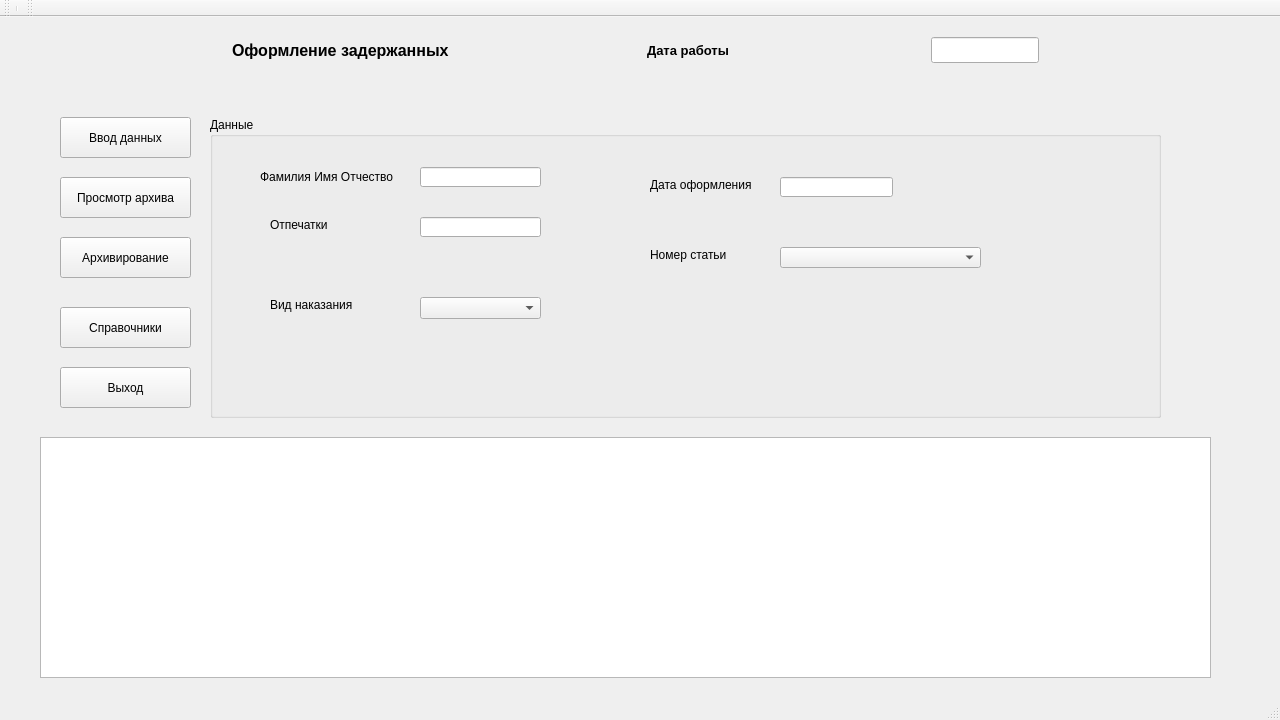
<?xml version="1.0" encoding="UTF-8"?>
<ui version="4.0">
 <class>MainWindow</class>
 <widget class="QMainWindow" name="MainWindow">
  <property name="geometry">
   <rect>
    <x>0</x>
    <y>0</y>
    <width>1280</width>
    <height>720</height>
   </rect>
  </property>
  <property name="sizePolicy">
   <sizepolicy hsizetype="Preferred" vsizetype="Ignored">
    <horstretch>0</horstretch>
    <verstretch>0</verstretch>
   </sizepolicy>
  </property>
  <property name="maximumSize">
   <size>
    <width>1280</width>
    <height>720</height>
   </size>
  </property>
  <property name="windowTitle">
   <string>Ввод данных</string>
  </property>
  <widget class="QWidget" name="centralwidget">
   <widget class="QTableView" name="listtableView">
    <property name="geometry">
     <rect>
      <x>40</x>
      <y>420</y>
      <width>1171</width>
      <height>241</height>
     </rect>
    </property>
   </widget>
   <widget class="QPushButton" name="pushBVvod">
    <property name="geometry">
     <rect>
      <x>60</x>
      <y>100</y>
      <width>131</width>
      <height>41</height>
     </rect>
    </property>
    <property name="font">
     <font>
      <pointsize>9</pointsize>
     </font>
    </property>
    <property name="text">
     <string>Ввод данных</string>
    </property>
   </widget>
   <widget class="QPushButton" name="pushButton_2">
    <property name="geometry">
     <rect>
      <x>60</x>
      <y>160</y>
      <width>131</width>
      <height>41</height>
     </rect>
    </property>
    <property name="font">
     <font>
      <pointsize>9</pointsize>
     </font>
    </property>
    <property name="text">
     <string>Просмотр архива</string>
    </property>
   </widget>
   <widget class="QPushButton" name="pushButton_3">
    <property name="geometry">
     <rect>
      <x>60</x>
      <y>220</y>
      <width>131</width>
      <height>41</height>
     </rect>
    </property>
    <property name="font">
     <font>
      <pointsize>9</pointsize>
     </font>
    </property>
    <property name="text">
     <string>Архивирование</string>
    </property>
   </widget>
   <widget class="QGroupBox" name="groupBox">
    <property name="geometry">
     <rect>
      <x>210</x>
      <y>100</y>
      <width>951</width>
      <height>301</height>
     </rect>
    </property>
    <property name="title">
     <string>Данные</string>
    </property>
    <widget class="QLabel" name="listLabel_fio">
     <property name="geometry">
      <rect>
       <x>50</x>
       <y>50</y>
       <width>141</width>
       <height>20</height>
      </rect>
     </property>
     <property name="text">
      <string>Фамилия Имя Отчество</string>
     </property>
    </widget>
    <widget class="QLabel" name="listLabel_stamp">
     <property name="geometry">
      <rect>
       <x>60</x>
       <y>100</y>
       <width>101</width>
       <height>16</height>
      </rect>
     </property>
     <property name="text">
      <string>Отпечатки</string>
     </property>
    </widget>
    <widget class="QLabel" name="listlabel_data">
     <property name="geometry">
      <rect>
       <x>440</x>
       <y>60</y>
       <width>111</width>
       <height>16</height>
      </rect>
     </property>
     <property name="text">
      <string>Дата оформления</string>
     </property>
    </widget>
    <widget class="QLineEdit" name="listLineEdit_fio">
     <property name="geometry">
      <rect>
       <x>210</x>
       <y>50</y>
       <width>121</width>
       <height>20</height>
      </rect>
     </property>
     <property name="readOnly">
      <bool>true</bool>
     </property>
    </widget>
    <widget class="QLineEdit" name="listLineEdit_stamp">
     <property name="geometry">
      <rect>
       <x>210</x>
       <y>100</y>
       <width>121</width>
       <height>20</height>
      </rect>
     </property>
     <property name="readOnly">
      <bool>true</bool>
     </property>
    </widget>
    <widget class="QLineEdit" name="listLineEdit_data">
     <property name="geometry">
      <rect>
       <x>570</x>
       <y>60</y>
       <width>113</width>
       <height>20</height>
      </rect>
     </property>
    </widget>
    <widget class="QComboBox" name="articleComboBox">
     <property name="geometry">
      <rect>
       <x>570</x>
       <y>130</y>
       <width>201</width>
       <height>21</height>
      </rect>
     </property>
    </widget>
    <widget class="QLabel" name="label_2">
     <property name="geometry">
      <rect>
       <x>440</x>
       <y>130</y>
       <width>91</width>
       <height>16</height>
      </rect>
     </property>
     <property name="text">
      <string>Номер статьи </string>
     </property>
    </widget>
    <widget class="QLabel" name="label_3">
     <property name="geometry">
      <rect>
       <x>60</x>
       <y>180</y>
       <width>101</width>
       <height>16</height>
      </rect>
     </property>
     <property name="text">
      <string>Вид наказания</string>
     </property>
    </widget>
    <widget class="QComboBox" name="numberComboBox">
     <property name="geometry">
      <rect>
       <x>210</x>
       <y>180</y>
       <width>121</width>
       <height>22</height>
      </rect>
     </property>
     <property name="editable">
      <bool>false</bool>
     </property>
    </widget>
   </widget>
   <widget class="QPushButton" name="Arcticle_pushButton">
    <property name="geometry">
     <rect>
      <x>60</x>
      <y>290</y>
      <width>131</width>
      <height>41</height>
     </rect>
    </property>
    <property name="font">
     <font>
      <pointsize>9</pointsize>
     </font>
    </property>
    <property name="text">
     <string>Справочники</string>
    </property>
   </widget>
   <widget class="QPushButton" name="Arcticle_pushButton_2">
    <property name="geometry">
     <rect>
      <x>60</x>
      <y>350</y>
      <width>131</width>
      <height>41</height>
     </rect>
    </property>
    <property name="font">
     <font>
      <pointsize>9</pointsize>
     </font>
    </property>
    <property name="text">
     <string>Выход</string>
    </property>
   </widget>
   <widget class="QWidget" name="layoutWidget">
    <property name="geometry">
     <rect>
      <x>40</x>
      <y>20</y>
      <width>1191</width>
      <height>26</height>
     </rect>
    </property>
    <layout class="QHBoxLayout" name="horizontalLayout">
     <item>
      <spacer name="horizontalSpacer_3">
       <property name="orientation">
        <enum>Qt::Horizontal</enum>
       </property>
       <property name="sizeHint" stdset="0">
        <size>
         <width>40</width>
         <height>20</height>
        </size>
       </property>
      </spacer>
     </item>
     <item>
      <widget class="QLabel" name="label_4">
       <property name="font">
        <font>
         <pointsize>12</pointsize>
         <weight>75</weight>
         <bold>true</bold>
        </font>
       </property>
       <property name="text">
        <string>Оформление задержанных</string>
       </property>
      </widget>
     </item>
     <item>
      <spacer name="horizontalSpacer">
       <property name="orientation">
        <enum>Qt::Horizontal</enum>
       </property>
       <property name="sizeHint" stdset="0">
        <size>
         <width>40</width>
         <height>20</height>
        </size>
       </property>
      </spacer>
     </item>
     <item>
      <widget class="QLabel" name="label">
       <property name="font">
        <font>
         <pointsize>10</pointsize>
         <weight>75</weight>
         <bold>true</bold>
        </font>
       </property>
       <property name="text">
        <string>Дата работы </string>
       </property>
      </widget>
     </item>
     <item>
      <spacer name="horizontalSpacer_2">
       <property name="orientation">
        <enum>Qt::Horizontal</enum>
       </property>
       <property name="sizeHint" stdset="0">
        <size>
         <width>80</width>
         <height>20</height>
        </size>
       </property>
      </spacer>
     </item>
     <item>
      <widget class="QLineEdit" name="TimelineEdit">
       <property name="sizePolicy">
        <sizepolicy hsizetype="Preferred" vsizetype="Preferred">
         <horstretch>0</horstretch>
         <verstretch>0</verstretch>
        </sizepolicy>
       </property>
       <property name="maximumSize">
        <size>
         <width>1280</width>
         <height>720</height>
        </size>
       </property>
       <property name="readOnly">
        <bool>true</bool>
       </property>
      </widget>
     </item>
     <item>
      <spacer name="horizontalSpacer_4">
       <property name="orientation">
        <enum>Qt::Horizontal</enum>
       </property>
       <property name="sizeHint" stdset="0">
        <size>
         <width>40</width>
         <height>20</height>
        </size>
       </property>
      </spacer>
     </item>
    </layout>
   </widget>
  </widget>
  <widget class="QStatusBar" name="statusbar"/>
  <widget class="QToolBar" name="toolBar">
   <property name="windowTitle">
    <string>toolBar</string>
   </property>
   <attribute name="toolBarArea">
    <enum>TopToolBarArea</enum>
   </attribute>
   <attribute name="toolBarBreak">
    <bool>false</bool>
   </attribute>
   <addaction name="separator"/>
  </widget>
  <widget class="QToolBar" name="toolBar_2">
   <property name="windowTitle">
    <string>toolBar_2</string>
   </property>
   <attribute name="toolBarArea">
    <enum>TopToolBarArea</enum>
   </attribute>
   <attribute name="toolBarBreak">
    <bool>false</bool>
   </attribute>
  </widget>
 </widget>
 <resources/>
 <connections/>
</ui>
